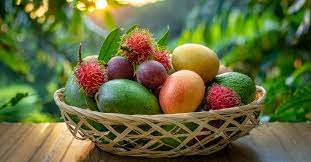
#> input picture fruit.jpeg, 311 x 162 px
$ python main.py
#> lines starting #> are read from the running program, lines starting #| are printed output that depends on the picture; after the words box and inside, x2 and y2 are one past the last pixel; in counts of white or black regions, pixels touching at a corner belong together
import cv2
image = cv2.imread("fruit.jpeg")
#> image is the input picture: shape (162, 311, 3); mean B, G, R 61.6, 107.3, 101.1
cv2.imshow("Given Picture", image)
cv2.waitKey(0)
gray_image = cv2.cvtColor(image, cv2.COLOR_BGR2GRAY)
cv2.imshow("Step1 : GrayScale", gray_image)
cv2.waitKey(0)
inverted_image = 255 - gray_image
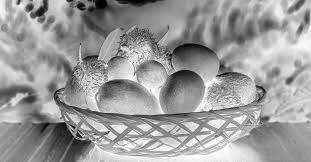
#> inverted_image: shape (162, 311); min 0, max 255, mean 154.8
cv2.imshow("Step 2: Invert", inverted_image)
cv2.waitKey(0)
blurred = cv2.GaussianBlur(inverted_image, (21, 21), 0)
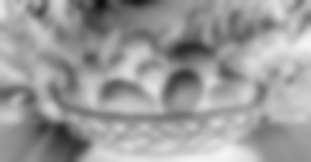
#> blurred: shape (162, 311); min 14, max 244, mean 154.8
inverted_blurred = 255 - blurred
pencil_sketch = cv2.divide(gray_image, inverted_blurred, scale=256.0)
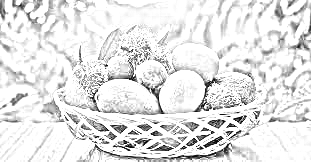
#> pencil_sketch: shape (162, 311); min 0, max 255, mean 228.2
cv2.imshow("Step3: Sketch", pencil_sketch)
cv2.waitKey(0)
gray = cv2.cvtColor(image, cv2.COLOR_BGR2GRAY)
gray = cv2.medianBlur(gray, 5)
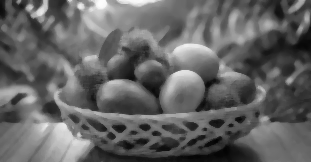
#> gray: shape (162, 311); min 3, max 252, mean 100.1
outlines = cv2.adaptiveThreshold(gray, 255,
                                 cv2.ADAPTIVE_THRESH_MEAN_C,
                                 cv2.THRESH_BINARY, 9, 9)
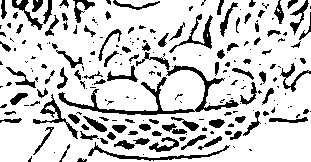
#> outlines: shape (162, 311); 80.5% white; 222 black regions (122 under 20 px), largest, box (x1, y1, x2, y2) and area: (58, 65, 239, 115) 1309, (88, 142, 230, 161) 424, (169, 14, 213, 53) 352
color = cv2.bilateralFilter(image, 9, 250, 250)
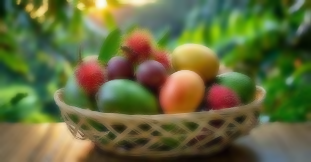
#> color: shape (162, 311, 3); mean B, G, R 61.5, 107.2, 101
cartoon = cv2.bitwise_and(color, color, mask=outlines)
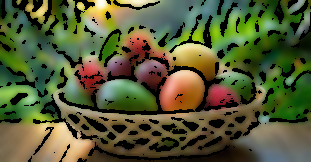
#> cartoon: shape (162, 311, 3); mean B, G, R 53.9, 90.8, 85.9

cv2.imshow("Original Image", image)
cv2.imshow("Outlines", outlines)
cv2.imshow("Cartoon", cartoon)
cv2.waitKey(0)
cv2.destroyAllWindows()
cv2.imshow("Original Image", image)
cv2.imshow("Pencil Sketch", pencil_sketch)
cv2.waitKey(0)
